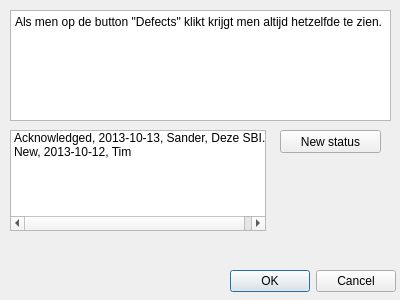
<?xml version="1.0" encoding="UTF-8"?>
<ui version="4.0">
 <class>Defect</class>
 <widget class="QDialog" name="Defect">
  <property name="geometry">
   <rect>
    <x>0</x>
    <y>0</y>
    <width>400</width>
    <height>300</height>
   </rect>
  </property>
  <property name="minimumSize">
   <size>
    <width>400</width>
    <height>300</height>
   </size>
  </property>
  <property name="maximumSize">
   <size>
    <width>400</width>
    <height>300</height>
   </size>
  </property>
  <property name="windowTitle">
   <string>Defects</string>
  </property>
  <property name="modal">
   <bool>true</bool>
  </property>
  <widget class="QListWidget" name="listWidget">
   <property name="geometry">
    <rect>
     <x>10</x>
     <y>130</y>
     <width>256</width>
     <height>101</height>
    </rect>
   </property>
   <property name="resizeMode">
    <enum>QListView::Adjust</enum>
   </property>
   <item>
    <property name="text">
     <string>Acknowledged, 2013-10-13, Sander, Deze SBI..</string>
    </property>
   </item>
   <item>
    <property name="text">
     <string>New, 2013-10-12, Tim</string>
    </property>
   </item>
  </widget>
  <widget class="QDialogButtonBox" name="buttonBox">
   <property name="geometry">
    <rect>
     <x>230</x>
     <y>270</y>
     <width>166</width>
     <height>23</height>
    </rect>
   </property>
   <property name="standardButtons">
    <set>QDialogButtonBox::Cancel|QDialogButtonBox::Ok</set>
   </property>
   <property name="centerButtons">
    <bool>false</bool>
   </property>
  </widget>
  <widget class="QPushButton" name="pushButton">
   <property name="geometry">
    <rect>
     <x>280</x>
     <y>130</y>
     <width>101</width>
     <height>23</height>
    </rect>
   </property>
   <property name="text">
    <string>New status</string>
   </property>
  </widget>
  <widget class="QTextEdit" name="textEdit">
   <property name="geometry">
    <rect>
     <x>10</x>
     <y>10</y>
     <width>381</width>
     <height>111</height>
    </rect>
   </property>
   <property name="html">
    <string>&lt;!DOCTYPE HTML PUBLIC &quot;-//W3C//DTD HTML 4.0//EN&quot; &quot;http://www.w3.org/TR/REC-html40/strict.dtd&quot;&gt;
&lt;html&gt;&lt;head&gt;&lt;meta name=&quot;qrichtext&quot; content=&quot;1&quot; /&gt;&lt;style type=&quot;text/css&quot;&gt;
p, li { white-space: pre-wrap; }
&lt;/style&gt;&lt;/head&gt;&lt;body style=&quot; font-family:'MS Shell Dlg 2'; font-size:8.25pt; font-weight:400; font-style:normal;&quot;&gt;
&lt;p style=&quot; margin-top:0px; margin-bottom:0px; margin-left:0px; margin-right:0px; -qt-block-indent:0; text-indent:0px;&quot;&gt;&lt;span style=&quot; font-family:'Sans Serif'; font-size:9pt;&quot;&gt;Als men op de button &amp;quot;Defects&amp;quot; klikt krijgt men altijd hetzelfde te zien.&lt;/span&gt;&lt;/p&gt;&lt;/body&gt;&lt;/html&gt;</string>
   </property>
  </widget>
 </widget>
 <resources/>
 <connections/>
</ui>
